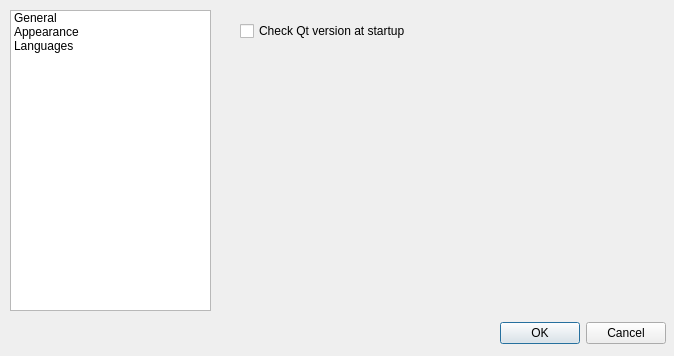
<?xml version="1.0" encoding="UTF-8"?>
<ui version="4.0">
 <class>frmPreferences</class>
 <widget class="QDialog" name="frmPreferences">
  <property name="geometry">
   <rect>
    <x>0</x>
    <y>0</y>
    <width>674</width>
    <height>356</height>
   </rect>
  </property>
  <property name="windowTitle">
   <string>Preferences</string>
  </property>
  <property name="windowIcon">
   <iconset resource="resources.qrc">
    <normaloff>:/icons/default/scalable/notepadqq.svg</normaloff>:/icons/default/scalable/notepadqq.svg</iconset>
  </property>
  <widget class="QTreeWidget" name="treeWidget">
   <property name="geometry">
    <rect>
     <x>10</x>
     <y>10</y>
     <width>201</width>
     <height>301</height>
    </rect>
   </property>
   <property name="rootIsDecorated">
    <bool>false</bool>
   </property>
   <attribute name="headerVisible">
    <bool>false</bool>
   </attribute>
   <column>
    <property name="text">
     <string>1</string>
    </property>
   </column>
   <item>
    <property name="text">
     <string>General</string>
    </property>
   </item>
   <item>
    <property name="text">
     <string>Appearance</string>
    </property>
   </item>
   <item>
    <property name="text">
     <string>Languages</string>
    </property>
   </item>
  </widget>
  <widget class="QStackedWidget" name="stackedWidget">
   <property name="geometry">
    <rect>
     <x>220</x>
     <y>10</y>
     <width>441</width>
     <height>301</height>
    </rect>
   </property>
   <property name="currentIndex">
    <number>0</number>
   </property>
   <widget class="QWidget" name="page">
    <widget class="QCheckBox" name="chkCheckQtVersionAtStartup">
     <property name="geometry">
      <rect>
       <x>20</x>
       <y>10</y>
       <width>341</width>
       <height>22</height>
      </rect>
     </property>
     <property name="text">
      <string>Check Qt version at startup</string>
     </property>
    </widget>
   </widget>
   <widget class="QWidget" name="page_3">
    <widget class="QLabel" name="label_3">
     <property name="geometry">
      <rect>
       <x>10</x>
       <y>70</y>
       <width>261</width>
       <height>17</height>
      </rect>
     </property>
     <property name="text">
      <string>Preview</string>
     </property>
    </widget>
    <widget class="QFrame" name="colorSchemePreviewFrame">
     <property name="geometry">
      <rect>
       <x>10</x>
       <y>90</y>
       <width>431</width>
       <height>211</height>
      </rect>
     </property>
     <property name="frameShape">
      <enum>QFrame::StyledPanel</enum>
     </property>
     <property name="frameShadow">
      <enum>QFrame::Plain</enum>
     </property>
     <layout class="QVBoxLayout" name="verticalLayout">
      <property name="spacing">
       <number>0</number>
      </property>
      <property name="leftMargin">
       <number>0</number>
      </property>
      <property name="topMargin">
       <number>0</number>
      </property>
      <property name="rightMargin">
       <number>0</number>
      </property>
      <property name="bottomMargin">
       <number>0</number>
      </property>
     </layout>
    </widget>
    <widget class="QWidget" name="verticalLayoutWidget">
     <property name="geometry">
      <rect>
       <x>10</x>
       <y>10</y>
       <width>431</width>
       <height>51</height>
      </rect>
     </property>
     <layout class="QVBoxLayout" name="verticalLayout_2">
      <property name="spacing">
       <number>0</number>
      </property>
      <item>
       <layout class="QHBoxLayout" name="horizontalLayout">
        <property name="spacing">
         <number>8</number>
        </property>
        <item>
         <widget class="QLabel" name="label_2">
          <property name="sizePolicy">
           <sizepolicy hsizetype="Fixed" vsizetype="Preferred">
            <horstretch>0</horstretch>
            <verstretch>0</verstretch>
           </sizepolicy>
          </property>
          <property name="text">
           <string>Color scheme:</string>
          </property>
         </widget>
        </item>
        <item>
         <widget class="QComboBox" name="cmbColorScheme"/>
        </item>
       </layout>
      </item>
      <item>
       <spacer name="verticalSpacer">
        <property name="orientation">
         <enum>Qt::Vertical</enum>
        </property>
        <property name="sizeHint" stdset="0">
         <size>
          <width>20</width>
          <height>40</height>
         </size>
        </property>
       </spacer>
      </item>
     </layout>
    </widget>
   </widget>
   <widget class="QWidget" name="page_2">
    <widget class="QCheckBox" name="chkLanguages_useDefaultSettings">
     <property name="geometry">
      <rect>
       <x>10</x>
       <y>270</y>
       <width>281</width>
       <height>22</height>
      </rect>
     </property>
     <property name="text">
      <string>Use default settings</string>
     </property>
     <property name="checked">
      <bool>true</bool>
     </property>
    </widget>
    <widget class="QFrame" name="frameLanguages">
     <property name="enabled">
      <bool>false</bool>
     </property>
     <property name="geometry">
      <rect>
       <x>10</x>
       <y>50</y>
       <width>391</width>
       <height>80</height>
      </rect>
     </property>
     <property name="frameShape">
      <enum>QFrame::NoFrame</enum>
     </property>
     <property name="frameShadow">
      <enum>QFrame::Plain</enum>
     </property>
     <widget class="QLabel" name="label">
      <property name="geometry">
       <rect>
        <x>10</x>
        <y>10</y>
        <width>121</width>
        <height>27</height>
       </rect>
      </property>
      <property name="text">
       <string>Tab size:</string>
      </property>
     </widget>
     <widget class="QCheckBox" name="chkLanguages_IndentWithSpaces">
      <property name="geometry">
       <rect>
        <x>10</x>
        <y>40</y>
        <width>361</width>
        <height>22</height>
       </rect>
      </property>
      <property name="text">
       <string>Use spaces instead of tabs</string>
      </property>
     </widget>
     <widget class="QSpinBox" name="txtLanguages_TabSize">
      <property name="geometry">
       <rect>
        <x>140</x>
        <y>10</y>
        <width>71</width>
        <height>27</height>
       </rect>
      </property>
      <property name="minimum">
       <number>2</number>
      </property>
      <property name="maximum">
       <number>50</number>
      </property>
     </widget>
    </widget>
    <widget class="QComboBox" name="cmbLanguages">
     <property name="geometry">
      <rect>
       <x>10</x>
       <y>10</y>
       <width>431</width>
       <height>27</height>
      </rect>
     </property>
    </widget>
   </widget>
  </widget>
  <widget class="QDialogButtonBox" name="buttonBox">
   <property name="geometry">
    <rect>
     <x>490</x>
     <y>320</y>
     <width>176</width>
     <height>27</height>
    </rect>
   </property>
   <property name="standardButtons">
    <set>QDialogButtonBox::Cancel|QDialogButtonBox::Ok</set>
   </property>
  </widget>
 </widget>
 <resources>
  <include location="resources.qrc"/>
 </resources>
 <connections/>
</ui>
